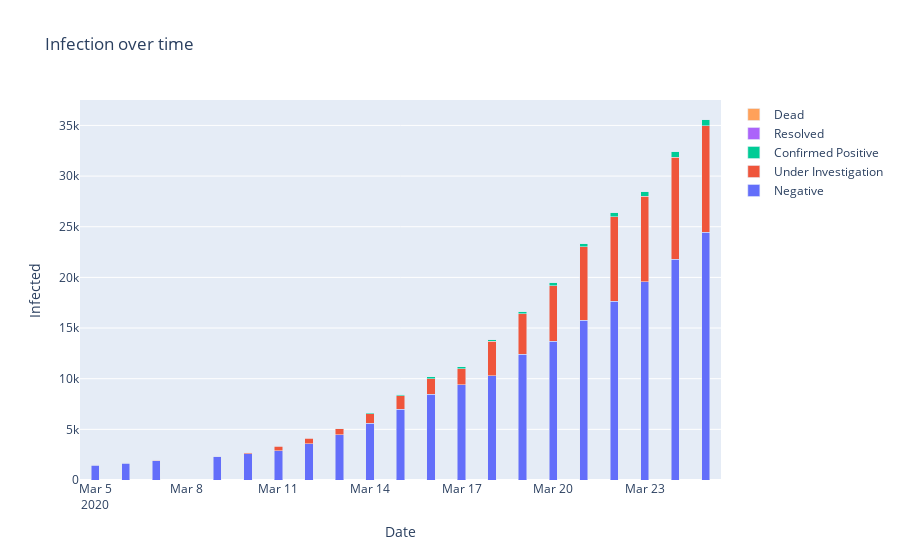

The notebook cell this image was saved under:
### Code cell
fig = go.Figure(data=[
    go.Bar(name='Negative', x=dates, y=negative),
    go.Bar(name='Under Investigation', x=dates, y=under),
    go.Bar(name='Confirmed Positive', x=dates, y=positive),
    go.Bar(name='Resolved', x=dates, y=resolved),
    go.Bar(name='Dead', x=dates, y=dead),
])
fig.update_layout(
    title_text='Infection over time', # title of plot
    xaxis_title_text='Date', # xaxis label
    yaxis_title_text='Infected', # yaxis label
    bargap=0.7, # gap between bars of adjacent location coordinates
    bargroupgap=0.1 # gap between bars of the same location coordinates
)
# Change the bar mode
fig.update_layout(barmode='stack')
fig.show()

### Figure 1 — Plotly figure (JSON) as saved in the notebook; plotly's stock layout.template omitted (floating-point values rounded to 4 significant figures)
{"data": [{"name": "Negative", "type": "bar", "x": ["2020-03-05", "2020-03-06", "2020-03-07", "2020-03-09", "2020-03-10", "2020-03-11", "2020-03-12", "2020-03-13", "2020-03-14", "2020-03-15", "2020-03-16", "2020-03-17", "2020-03-18", "2020-03-19", "2020-03-20", "2020-03-21", "2020-03-22", "2020-03-23", "2020-03-24", "2020-03-25"], "y": [1466, 1665, 1918, 2347, 2599, 2888, 3590, 4470, 5606, 7004, 8464, 9415, 10305, 12421, 13718, 15768, 17634, 19586, 21795, 24458]}, {"name": "Under Investigation", "type": "bar", "x": ["2020-03-05", "2020-03-06", "2020-03-07", "2020-03-09", "2020-03-10", "2020-03-11", "2020-03-12", "2020-03-13", "2020-03-14", "2020-03-15", "2020-03-16", "2020-03-17", "2020-03-18", "2020-03-19", "2020-03-20", "2020-03-21", "2020-03-22", "2020-03-23", "2020-03-24", "2020-03-25"], "y": [78, 72, 36, 22, 112, 465, 536, 580, 939, 1316, 1537, 1567, 3378, 3971, 5475, 7239, 8361, 8417, 10074, 10489]}, {"name": "Confirmed Positive", "type": "bar", "x": ["2020-03-05", "2020-03-06", "2020-03-07", "2020-03-09", "2020-03-10", "2020-03-11", "2020-03-12", "2020-03-13", "2020-03-14", "2020-03-15", "2020-03-16", "2020-03-17", "2020-03-18", "2020-03-19", "2020-03-20", "2020-03-21", "2020-03-22", "2020-03-23", "2020-03-24", "2020-03-25"], "y": [18, 22, 24, 31, 31, 37, 54, 74, 98, 140, 172, 183, 208, 251, 311, 368, 413, 489, 572, 667]}, {"name": "Resolved", "type": "bar", "x": ["2020-03-05", "2020-03-06", "2020-03-07", "2020-03-09", "2020-03-10", "2020-03-11", "2020-03-12", "2020-03-13", "2020-03-14", "2020-03-15", "2020-03-16", "2020-03-17", "2020-03-18", "2020-03-19", "2020-03-20", "2020-03-21", "2020-03-22", "2020-03-23", "2020-03-24", "2020-03-25"], "y": [4, 4, 4, 4, 5, 5, 5, 5, 5, 5, 5, 5, 5, 5, 5, 6, 8, 8, 8, 8]}, {"name": "Dead", "type": "bar", "x": ["2020-03-05", "2020-03-06", "2020-03-07", "2020-03-09", "2020-03-10", "2020-03-11", "2020-03-12", "2020-03-13", "2020-03-14", "2020-03-15", "2020-03-16", "2020-03-17", "2020-03-18", "2020-03-19", "2020-03-20", "2020-03-21", "2020-03-22", "2020-03-23", "2020-03-24", "2020-03-25"], "y": [0, 0, 0, 0, 0, 0, 0, 0, 0, 0, 0, 1, 1, 2, 2, 3, 3, 6, 8, 13]}], "layout": {"bargap": 0.7, "bargroupgap": 0.1, "barmode": "stack", "title": {"text": "Infection over time"}, "xaxis": {"title": {"text": "Date"}}, "yaxis": {"title": {"text": "Infected"}}}}
